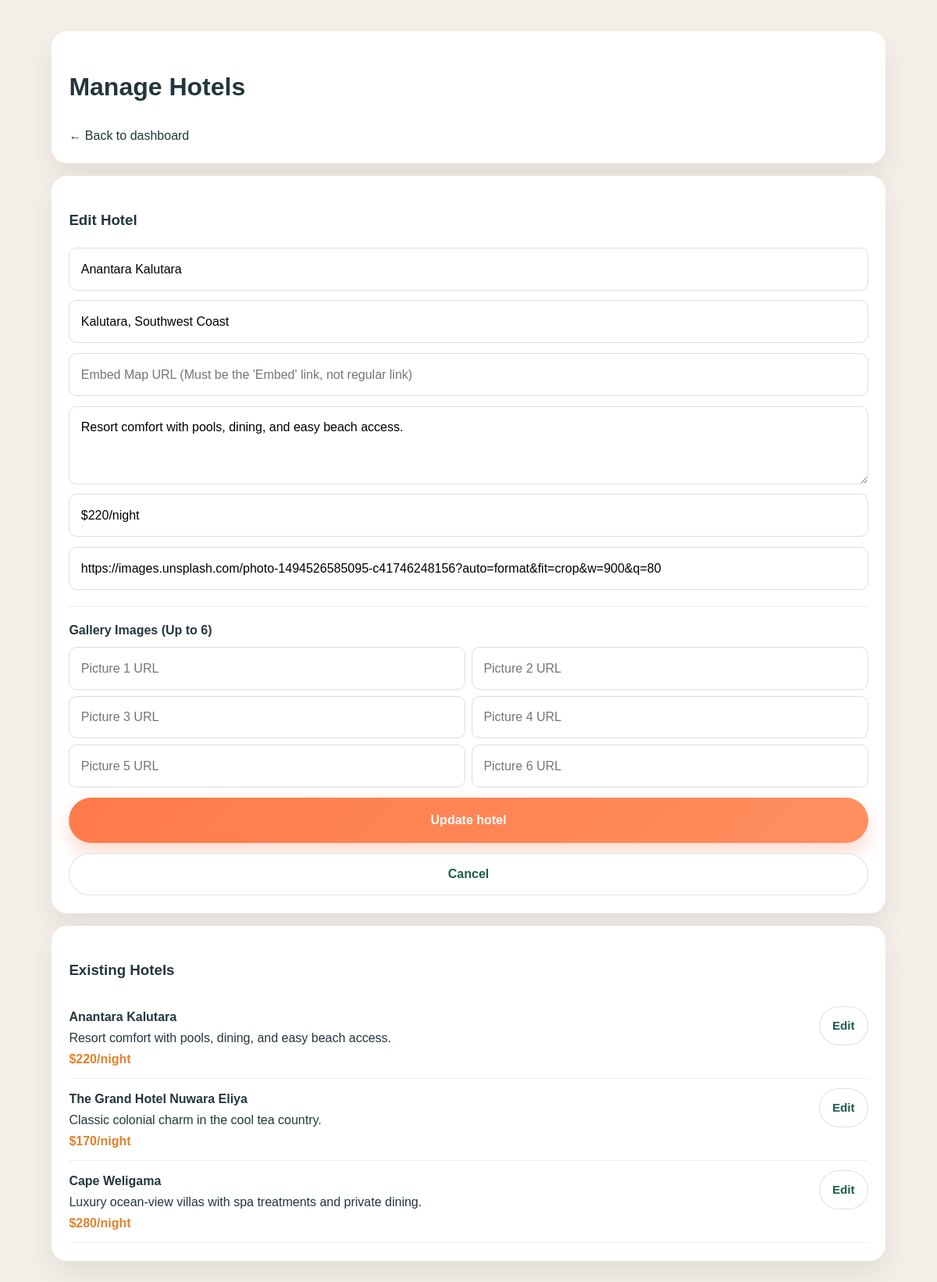
Screenshot of /admin/manage_hotels.php?edit_id=3 (signed in) with the database file from the repository.
### tables this page shows
CREATE TABLE IF NOT EXISTS hotels (
  id INT AUTO_INCREMENT PRIMARY KEY,
  name VARCHAR(150) NOT NULL,
  description TEXT NOT NULL,
  price VARCHAR(50) NOT NULL,
  location VARCHAR(255) DEFAULT NULL,
  location_url TEXT DEFAULT NULL,
  image_url TEXT NOT NULL,
  gallery_urls TEXT DEFAULT NULL,
  created_at TIMESTAMP DEFAULT CURRENT_TIMESTAMP
);

### admin/manage_hotels.php (the view, shortened to what this page needs)
<?php
require '../config/database.php';
$edit_id = isset($_GET['edit_id']) ? (int)$_GET['edit_id'] : 0;
$edit_hotel = null;
if ($edit_id > 0) {
    $stmt = $conn->prepare('SELECT * FROM hotels WHERE id=?');
    $stmt->bind_param('i', $edit_id);
    $stmt->execute();
    $res = $stmt->get_result();
    if ($res && $res->num_rows > 0) {
        $edit_hotel = $res->fetch_assoc();
    }
}
$stmt = $conn->prepare('SELECT * FROM hotels ORDER BY id DESC');
$stmt->execute();
$result = $stmt->get_result();
?>
<!DOCTYPE html>
<html lang="en">
<head>
    <link rel="stylesheet" href="../assets/styles.css" />
</head>
<body>
    <div class="admin-wrap">
        <div class="panel"><h1>Manage Hotels</h1><a href="dashboard.php">← Back to dashboard</a></div>
        <div class="panel">
            <h3><?php echo $edit_hotel ? 'Edit Hotel' : 'Add New Hotel'; ?></h3>
            <form method="post" action="manage_hotels.php">
                <input type="text" name="name" placeholder="Hotel name" required value="<?php echo $edit_hotel ? htmlspecialchars($edit_hotel['name']) : ''; ?>" />
                <input type="text" name="location" placeholder="Location text (e.g. Weligama)" required value="<?php echo $edit_hotel ? htmlspecialchars($edit_hotel['location'] ?? '') : ''; ?>" />
                <input type="text" name="location_url" placeholder="Embed Map URL (Must be the 'Embed' link, not regular link)" value="<?php echo $edit_hotel ? htmlspecialchars($edit_hotel['location_url'] ?? '') : ''; ?>" />
                <textarea name="description" placeholder="Description" required><?php echo $edit_hotel ? htmlspecialchars($edit_hotel['description']) : ''; ?></textarea>
                <input type="text" name="price" placeholder="Price" required value="<?php echo $edit_hotel ? htmlspecialchars($edit_hotel['price']) : ''; ?>" />
                <input type="text" name="image_url" placeholder="Main Image URL" required value="<?php echo $edit_hotel ? htmlspecialchars($edit_hotel['image_url']) : ''; ?>" />
                <div style="border-top:1px solid #eee; padding-top:1rem; margin-top:0.5rem;">
                    <strong>Gallery Images (Up to 6)</strong>
                    <div style="display:grid; grid-template-columns:1fr 1fr; gap:0.5rem; margin-top:0.5rem;">
                        <?php
                        $existing_galleries = [];
                        for ($i = 1; $i <= 6; $i++) {
                            $val = isset($existing_galleries[$i-1]) ? htmlspecialchars($existing_galleries[$i-1]) : '';
                            echo '<input type="text" name="gallery_'.$i.'" placeholder="Picture '.$i.' URL" value="'.$val.'" />';
                        }
                        ?>
                    </div>
                </div>
                <button class="btn btn-primary" type="submit"><?php echo $edit_hotel ? 'Update hotel' : 'Save hotel'; ?></button>
                <?php if ($edit_hotel) { ?>
                    <a href="manage_hotels.php" class="btn btn-secondary" style="text-align:center; padding: 0.8rem;">Cancel</a>
                <?php } ?>
            </form>
        </div>
        <div class="panel">
            <h3>Existing Hotels</h3>
            <?php while ($row = $result->fetch_assoc()) { ?>
                <div style="padding: 0.7rem 0; border-bottom: 1px solid #eee; display: flex; justify-content: space-between; align-items: flex-start;">
                    <div>
                        <strong><?php echo htmlspecialchars($row['name']); ?></strong><br /><?php echo htmlspecialchars($row['description']); ?> <br /><span style="color:#e0822a; font-weight:700;"><?php echo htmlspecialchars($row['price']); ?></span>
                    </div>
                    <a href="manage_hotels.php?edit_id=<?php echo $row['id']; ?>" class="btn btn-small btn-secondary">Edit</a>
                </div>
            <?php } ?>
        </div>
    </div>
</body>
</html>

### assets/styles.css (style rules this page uses)
:root { --primary: #1f5d4b; --primary-dark: #144134; --accent: #ff7a4a; --accent-soft: #ffe1cc; --gold: #f2b44f; --text: #23363d; --muted: #64707d; --surface: #f7f1e8; --border: rgba(31, 93, 75, 0.14); --shadow: 0 18px 45px rgba(31, 93, 75, 0.12); --radius: 24px; }
* { box-sizing: border-box; }
html { scroll-behavior: smooth; }
body { margin: 0; font-family: 'Inter', sans-serif; color: var(--text); background: #fdfcf9; line-height: 1.7; }
a { color: inherit; text-decoration: none; }
button, input, select, textarea { font: inherit; }
.btn { display: inline-flex; align-items: center; justify-content: center; gap: 0.4rem; padding: 0.9rem 1.4rem; border-radius: 999px; font-weight: 700; border: 1px solid transparent; transition: transform 0.2s ease, box-shadow 0.2s ease, background 0.2s ease; }
.btn-primary { background: linear-gradient(135deg, var(--accent), #ff8f5f); color: white; box-shadow: 0 12px 24px rgba(242, 107, 65, 0.25); }
.btn-secondary { background: white; color: var(--primary); border-color: rgba(31, 76, 107, 0.16); }
.btn-small { padding: 0.7rem 1rem; font-size: 0.95rem; }

### admin/manage_hotels.php (style rules this page uses)
body { background: #f4efe8; font-family: Arial, sans-serif; }
.admin-wrap { max-width: 1100px; margin: 40px auto; padding: 0 1rem 2rem; }
.panel { background: white; padding: 1.4rem; border-radius: 20px; box-shadow: 0 18px 38px rgba(0,0,0,0.08); margin-bottom: 1rem; }
form { display: grid; gap: 0.8rem; }
input, textarea { padding: 0.8rem 0.9rem; border: 1px solid #ddd; border-radius: 10px; }
textarea { min-height: 100px; }

### rows the page displays
hotels: name "Anantara Kalutara", location "Kalutara, Southwest Coast", description "Resort comfort with pools, dining, and easy beach access.", price "$220/night", image_url "https://images.unsplash.com/photo-1494526585095-c41746248156?auto=format&fit=crop&w=900&q=80"
hotels: name "The Grand Hotel Nuwara Eliya", description "Classic colonial charm in the cool tea country.", price "$170/night"
hotels: name "Cape Weligama", description "Luxury ocean-view villas with spa treatments and private dining.", price "$280/night"
